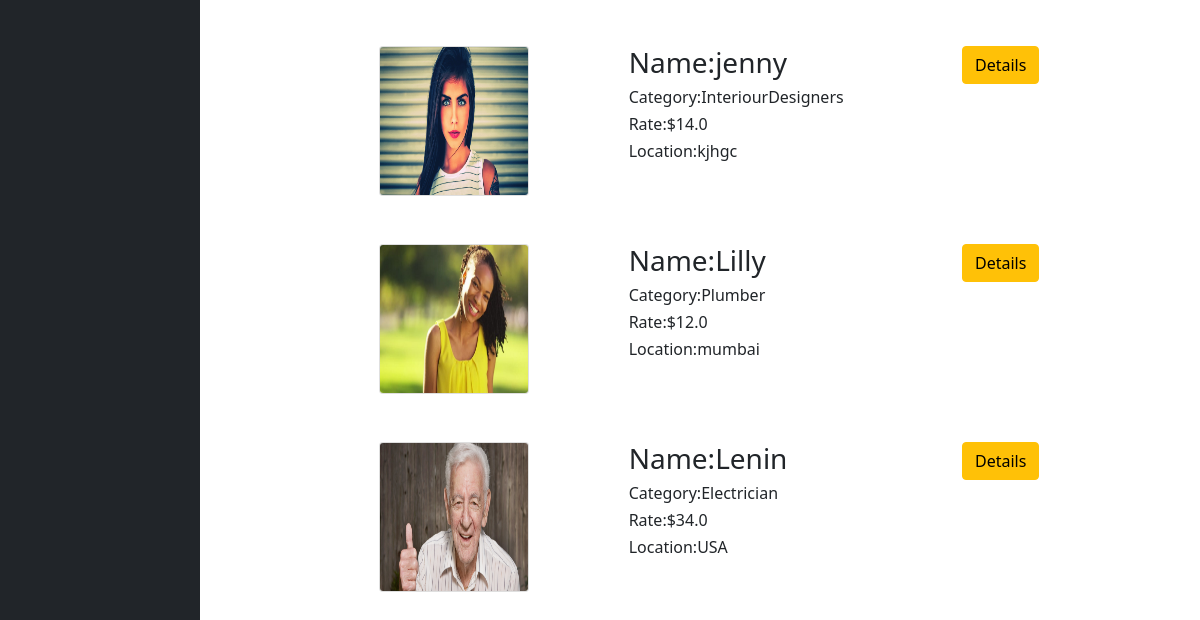
The page /register/home (lower part) on the database as committed earlier.
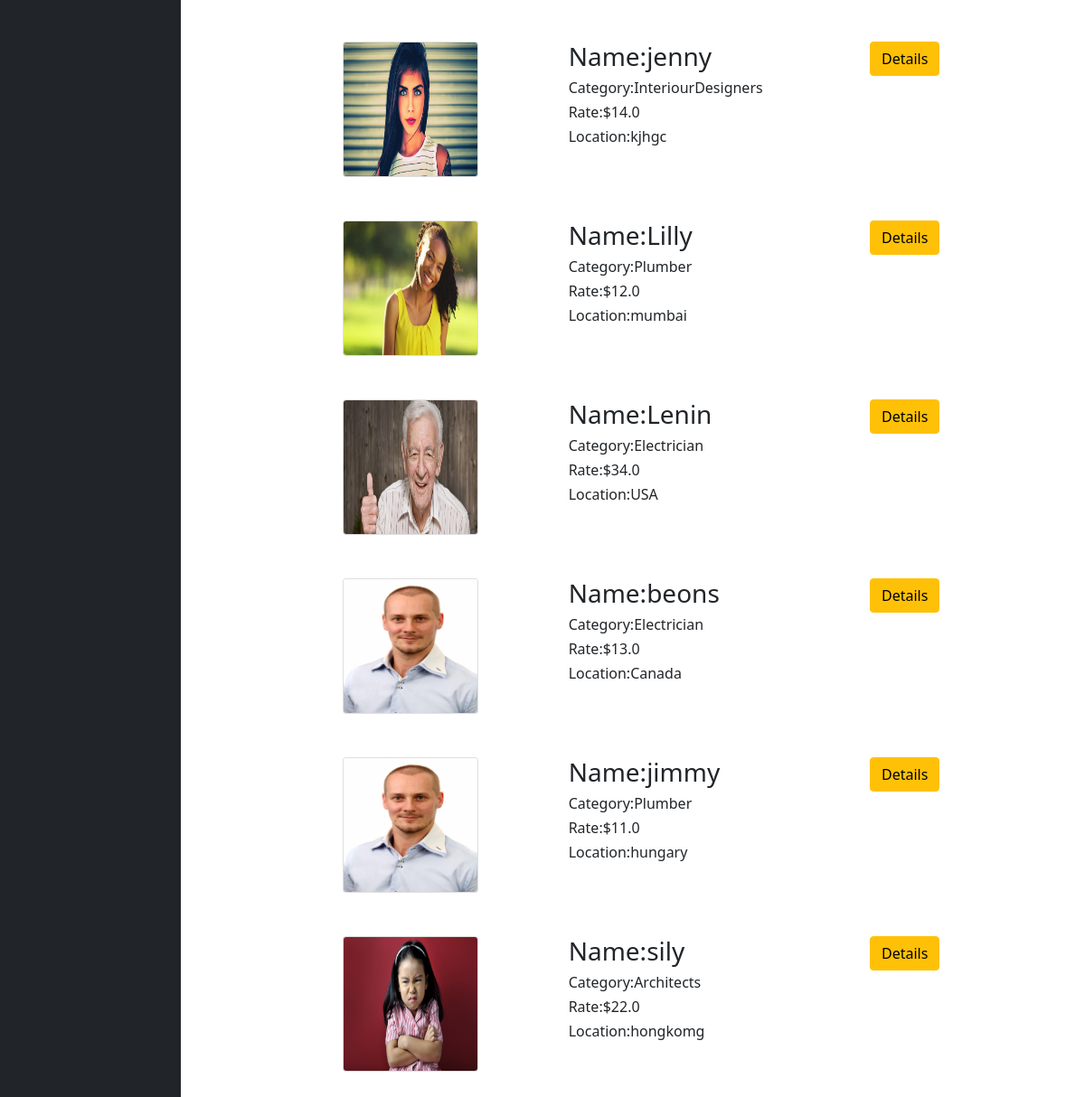
The same page on the database as committed later.
### use/models.py (models this page shows, shortened)
class Worker(models.Model):
        def get_filename(instance,filename):
             old_name = filename
             current_time=datetime.now().strftime('%Y%m%d%H;%M:%S')
             filename="%s%s"%(current_time,old_name)
             return os.path.join('uploads/',filename)
        user = models.ForeignKey(User,on_delete=models.CASCADE,default=1)
        image = models.ImageField(upload_to=get_filename,null=True,blank=True)
        firstname = models.CharField(max_length=200)
        lastname  = models.CharField(max_length=200)
        phone     = models.CharField(max_length=200)
        description= models.CharField(max_length=2000)
        rate=models.FloatField()
        location=models.CharField(max_length=200)
        category=models.CharField(max_length=200)
        availability=models.CharField(max_length=200)

### use/views.py (the view)
# urls.py: 2. Add a URL to urlpatterns:  path('', views.home, name='home')
def home(request):
    worker_list = Worker.objects.all()
    context={
        'worker_list':worker_list
    }
    return render(request,'use/home.html',context)

### use/templates/use/home.html (shortened to what this page needs)
    {% load crispy_forms_tags %}
    <!DOCTYPE html>
    <html lang="en">
    <head>
      <link href="https://cdn.jsdelivr.net/npm/bootstrap@5.1.3/dist/css/bootstrap.min.css" rel="stylesheet">
        <body>
          <div class="container-fluid">
            <div class="row flex-nowrap">
                <div class="col-auto col-md-3 col-xl-2 px-sm-2 px-0 bg-dark">
                </div>
                <div class="col py-3">
                    {% for worker in worker_list %}
             <div class="row">
              <div class="col-md-3 offset-md-2">
                  {% if worker.image%}
                    <img class="card" height="150px" width = "150px" src="{{ worker.image.url }}"/>
                  {% else %}
                     <img class="card" height="150px" width = "150px" src="https://icons.iconarchive.com/icons/blackvariant/button-ui-system-folders-drives/1024/Users-icon.png"/>
                  {% endif %}
              </div>
              <div class="col-md-4">
                  <h3>Name:{{ worker.firstname }}</h3>
                  <h6>Category:{{ worker.category }}</h6>
                  <h6>Rate:${{ worker.rate }}</h6>
                  <h6>Location:{{ worker.location }}</h6>
              </div>
              <div class="col-md-2">
                  <a href="{% url 'detail' worker.id %}" class="btn btn-warning">Details</a>
              </div>
         </div>
<br><br>
    {% endfor %}
                </div>
        </div>
            </div>
        </body>
</html>

Rows that differ between the two databases and show on the page:
added Worker: image (picture), firstname "beons", category "Electrician", rate "13.0", location "Canada"
added Worker: image (picture), firstname "jimmy", category "Plumber", rate "11.0", location "hungary"
added Worker: image (picture), firstname "sily", category "Architects", rate "22.0", location "hongkomg"
